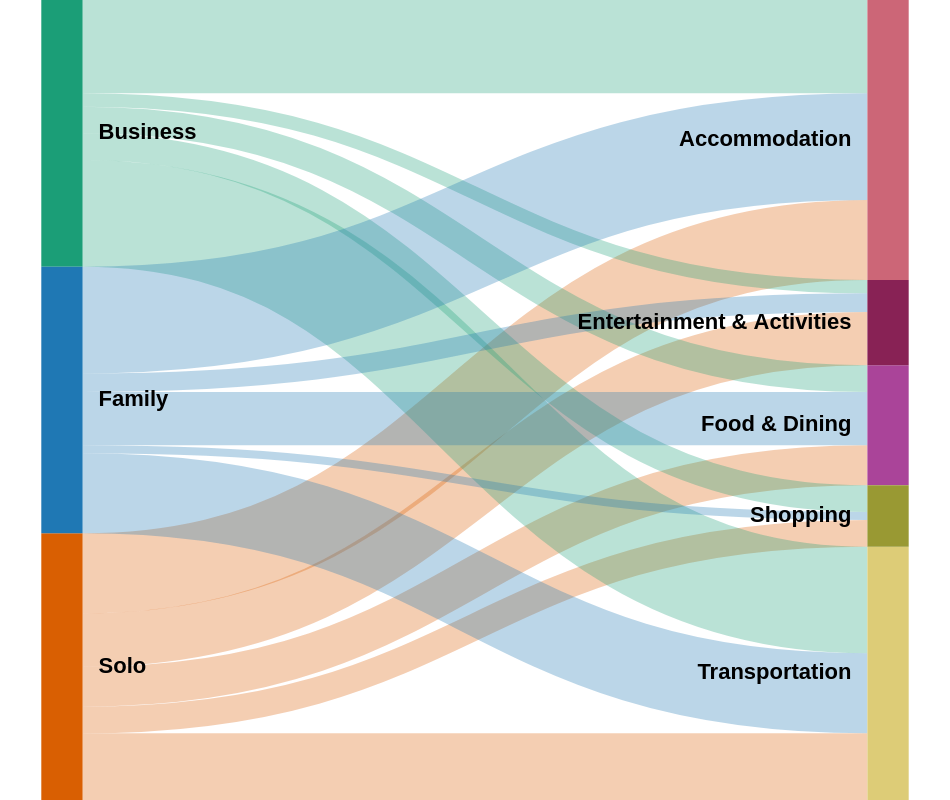

The specification (Vega-Lite) saved for this image:
### Vega specification from a JSON file in a GitHub repository (floating-point values rounded to 4 significant figures)
{"$schema": "https://vega.github.io/schema/vega/v5.0.json", "width": 475, "height": 400, "data": [{"name": "travel_budget_plan", "values": {"aggregations": {"table": {"buckets": [{"key": {"stk1": "Solo", "stk2": "Accommodation"}, "doc_count": 30}, {"key": {"stk1": "Solo", "stk2": "Transportation"}, "doc_count": 25}, {"key": {"stk1": "Solo", "stk2": "Food & Dining"}, "doc_count": 15}, {"key": {"stk1": "Solo", "stk2": "Entertainment & Activities"}, "doc_count": 20}, {"key": {"stk1": "Solo", "stk2": "Shopping"}, "doc_count": 10}, {"key": {"stk1": "Business", "stk2": "Accommodation"}, "doc_count": 35}, {"key": {"stk1": "Business", "stk2": "Transportation"}, "doc_count": 40}, {"key": {"stk1": "Business", "stk2": "Food & Dining"}, "doc_count": 10}, {"key": {"stk1": "Business", "stk2": "Entertainment & Activities"}, "doc_count": 5}, {"key": {"stk1": "Business", "stk2": "Shopping"}, "doc_count": 10}, {"key": {"stk1": "Family", "stk2": "Accommodation"}, "doc_count": 40}, {"key": {"stk1": "Family", "stk2": "Transportation"}, "doc_count": 30}, {"key": {"stk1": "Family", "stk2": "Food & Dining"}, "doc_count": 20}, {"key": {"stk1": "Family", "stk2": "Entertainment & Activities"}, "doc_count": 7}, {"key": {"stk1": "Family", "stk2": "Shopping"}, "doc_count": 3}]}}}, "format": {"property": "aggregations.table.buckets"}, "transform": [{"type": "formula", "expr": "datum.key.stk1", "as": "stk1"}, {"type": "formula", "expr": "datum.key.stk2", "as": "stk2"}, {"type": "formula", "expr": "datum.doc_count", "as": "size"}]}, {"name": "nodes", "source": "travel_budget_plan", "transform": [{"type": "filter", "expr": "!groupSelector || groupSelector.stk1 == datum.stk1 || groupSelector.stk2 == datum.stk2"}, {"type": "formula", "expr": "datum.stk1+datum.stk2", "as": "key"}, {"type": "fold", "fields": ["stk1", "stk2"], "as": ["stack", "grpId"]}, {"type": "formula", "expr": "datum.stack == 'stk1' ? datum.stk1+' '+datum.stk2 : datum.stk2+' '+datum.stk1", "as": "sortField"}, {"type": "stack", "groupby": ["stack"], "sort": {"field": "sortField", "order": "descending"}, "field": "size"}, {"type": "formula", "expr": "(datum.y0+datum.y1)/2", "as": "yc"}]}, {"name": "groups", "source": "nodes", "transform": [{"type": "aggregate", "groupby": ["stack", "grpId"], "fields": ["size"], "ops": ["sum"], "as": ["total"]}, {"type": "stack", "groupby": ["stack"], "sort": {"field": "grpId", "order": "descending"}, "field": "total"}, {"type": "formula", "expr": "scale('y', datum.y0)", "as": "scaledY0"}, {"type": "formula", "expr": "scale('y', datum.y1)", "as": "scaledY1"}, {"type": "formula", "expr": "datum.stack == 'stk1'", "as": "rightLabel"}, {"type": "formula", "expr": "datum.total/domain('y')[1]", "as": "percentage"}]}, {"name": "destinationNodes", "source": "nodes", "transform": [{"type": "filter", "expr": "datum.stack == 'stk2'"}]}, {"name": "edges", "source": "nodes", "transform": [{"type": "filter", "expr": "datum.stack == 'stk1'"}, {"type": "lookup", "from": "destinationNodes", "key": "key", "fields": ["key"], "as": ["target"]}, {"type": "linkpath", "orient": "horizontal", "shape": "diagonal", "sourceY": {"expr": "scale('y', datum.yc)"}, "sourceX": {"expr": "scale('x', 'stk1') + bandwidth('x')"}, "targetY": {"expr": "scale('y', datum.target.yc)"}, "targetX": {"expr": "scale('x', 'stk2')"}}, {"type": "formula", "expr": "range('y')[0]-scale('y', datum.size)", "as": "strokeWidth"}, {"type": "formula", "expr": "datum.size/domain('y')[1]", "as": "percentage"}]}], "scales": [{"name": "x", "type": "band", "range": "width", "domain": ["stk1", "stk2"], "paddingOuter": 0.05, "paddingInner": 0.95}, {"name": "y", "type": "linear", "range": "height", "domain": {"data": "nodes", "field": "y1"}}, {"name": "color", "type": "ordinal", "domain": ["Business", "Family", "Solo", "Accommodation", "Entertainment & Activities", "Food & Dining", "Transportation", "Shopping"], "range": ["#1b9e77", "#1f78b4", "#d95f02", "#CC6677", "#882255", "#AA4499", "#DDCC77", "#999933"]}], "marks": [{"type": "path", "name": "edgeMark", "from": {"data": "edges"}, "clip": true, "encode": {"update": {"stroke": [{"test": "groupSelector && groupSelector.stack=='stk1'", "scale": "color", "field": "stk2"}, {"scale": "color", "field": "stk1"}], "strokeWidth": {"field": "strokeWidth"}, "path": {"field": "path"}, "strokeOpacity": {"signal": "!groupSelector && (groupHover.stk1 == datum.stk1 || groupHover.stk2 == datum.stk2) ? 0.9 : 0.3"}, "zindex": {"signal": "!groupSelector && (groupHover.stk1 == datum.stk1 || groupHover.stk2 == datum.stk2) ? 1 : 0"}, "tooltip": {"signal": "'Type Of Trip: ' + datum.stk1 + ' | Budget Category: ' + datum.stk2 + ' | Percentage of Budget: ' + format(datum.size, ',.0f') + '%'"}}, "hover": {"strokeOpacity": {"value": 1}}}}, {"type": "rect", "name": "groupMark", "from": {"data": "groups"}, "encode": {"enter": {"fill": {"scale": "color", "field": "grpId"}, "width": {"scale": "x", "band": 1}}, "update": {"x": {"scale": "x", "field": "stack"}, "y": {"field": "scaledY0"}, "y2": {"field": "scaledY1"}, "fillOpacity": {"value": 1}, "tooltip": {"signal": "datum.grpId + '   ' + format(datum.total, ',.0f') + '   (' + format(datum.percentage, '.1%') + ')'"}}, "hover": {"fillOpacity": {"value": 1}}}}, {"type": "text", "from": {"data": "groups"}, "interactive": false, "encode": {"update": {"x": {"signal": "scale('x', datum.stack) + (datum.rightLabel ? bandwidth('x') + 8 : -8)"}, "yc": {"signal": "(datum.scaledY0 + datum.scaledY1)/2"}, "align": {"signal": "datum.rightLabel ? 'left' : 'right'"}, "baseline": {"value": "middle"}, "fontWeight": {"value": "bold"}, "text": {"signal": "abs(datum.scaledY0-datum.scaledY1) > 13 ? datum.grpId : ''"}}}}, {"type": "group", "data": [{"name": "dataForShowAll", "values": [{}], "transform": [{"type": "filter", "expr": "groupSelector"}]}], "encode": {"enter": {"xc": {"signal": "width/2"}, "y": {"value": 30}, "width": {"value": 80}, "height": {"value": 30}}}, "marks": [{"type": "group", "name": "groupReset", "from": {"data": "dataForShowAll"}, "encode": {"enter": {"cornerRadius": {"value": 6}, "fill": {"value": "#f5f5f5"}, "stroke": {"value": "#c1c1c1"}, "strokeWidth": {"value": 2}, "height": {"field": {"group": "height"}}, "width": {"field": {"group": "width"}}}, "update": {"opacity": {"value": 1}}, "hover": {"opacity": {"value": 1}}}, "marks": [{"type": "text", "interactive": false, "encode": {"enter": {"xc": {"field": {"group": "width"}, "mult": 0.5}, "yc": {"field": {"group": "height"}, "mult": 0.5, "offset": -2}, "align": {"value": "center"}, "baseline": {"value": "middle"}, "fontWeight": {"value": "bold"}, "text": {"value": "Show All"}}}}]}]}], "signals": [{"name": "groupHover", "value": {}, "on": [{"events": "@groupMark:mouseover", "update": "{stk1:datum.stack=='stk1' && datum.grpId, stk2:datum.stack=='stk2' && datum.grpId}"}, {"events": "mouseout", "update": "{}"}]}, {"name": "groupSelector", "value": false, "on": [{"events": "@groupMark:click!", "update": "{stack:datum.stack, stk1:datum.stack=='stk1' && datum.grpId, stk2:datum.stack=='stk2' && datum.grpId}"}, {"events": [{"type": "click", "markname": "groupReset"}, {"type": "dblclick"}], "update": "false"}]}]}
